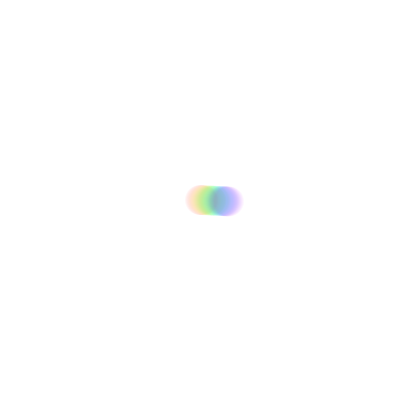
Frame 1 (no input)
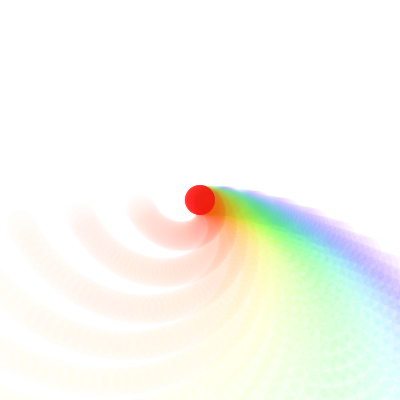
Frame 60 (the mouse pressed at the canvas centre just before this capture)
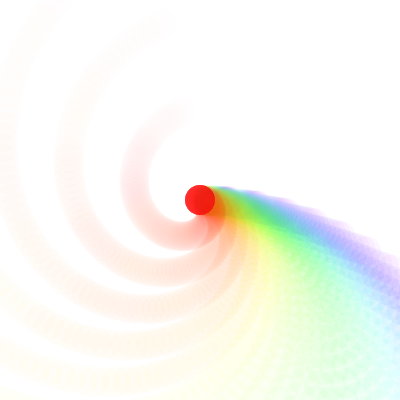
Frame 120 (the mouse held since frame 60 and released just before this capture)

The Processing sketch that drew these frames (run headless with seeded random() and noise(); from frame 60 on, the mouse is pressed at the canvas centre):

// Processing sketch: processing_46308
// ── processing_46308.pde

void setup() {
  size(400,400);
  background(255);

  smooth();
}

float c = 0;
float r = 0;
float t = 0;

void draw() {
  colorMode(HSB, 360, 100, 100);  

  float x, y;

  t += 0.05;
  r += 0.1;

  for (c=0; c<30;c++) {
    fill(c*10, 100, 100, 10-r);
    noStroke();

    if (r > 15) { 
      r = 0;
    }
    x = r * c * cos(t);
    y = r * c * sin(t);

    ellipse(x*10+width/2, y*10+height/2, 30, 30);
  }
}
